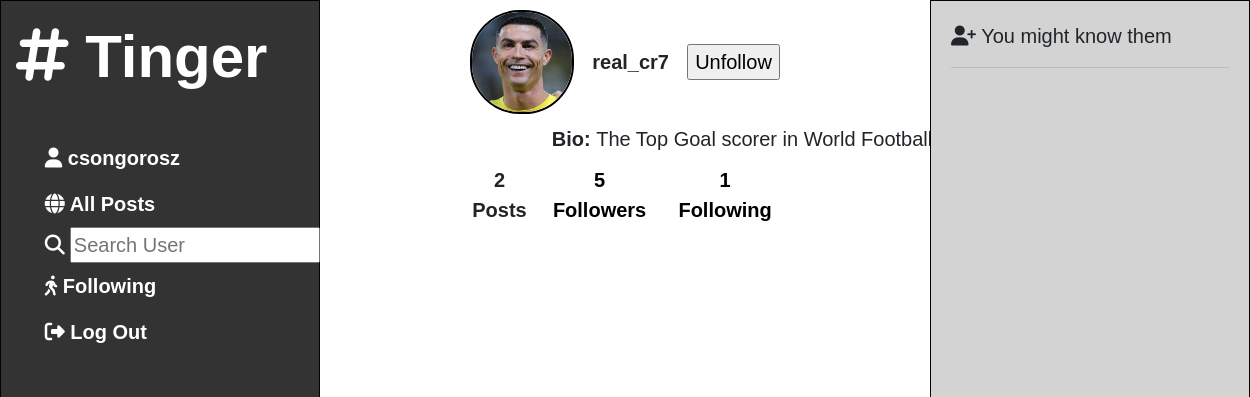
The page /profile/real_cr7 (signed in) on the database its author committed.
### network/models.py (models this page shows, shortened)
class User(AbstractUser):
    bio = models.TextField(null=True)
    birthdate = models.DateField(null=True, blank=True)
    location = models.TextField(blank=True)
    profileimg = models.ImageField(upload_to='profile_images', default='blank-profile-picture.png')
    following = models.ManyToManyField('self', through='Relationship', symmetrical=False, related_name='followers')

### network/views.py (the view)
# urls.py: path("profile/<str:username>", views.profile_view, name="profile"),
def profile_view(request, username):
    try:
        user = User.objects.get(username=username)
    except User.DoesNotExist:
        raise Http404("User does not exist")
    if request.user.is_authenticated:
        following_count = user.followers.count()
        followers_count = user.following.count()
        posts_count = Post.objects.filter(author=user).count()
        bio = user.bio
        form = ProfileForms(instance=request.user)
        profile_img = user.profileimg
        is_following = request.user.following.filter(username=username).exists()
        return render(request, "network/profile.html",
                      {'name':username,
                       'posts_count': posts_count,
                       'profile_img': profile_img,
                       'bio': bio,
                       'following_count': following_count,
                       'followers_count': followers_count,
                       'is_following': is_following,
                       'form': form
                       })
    else:
        return redirect('login')

### network/views.py
class ProfileForms(forms.ModelForm):
    profileimg = forms.ImageField(label="Profile Picture")
    class Meta:
        model = User
        fields = ('profileimg',)

### network/templates/network/profile.html (shortened to what this page needs)
{% extends "network/layout.html" %}
{% load static %}
{% block body %}
    <div class="profile-section">
        <div class="puopff">
            <div class="puo">
                <div class="profile-pic">
                    <img src="{{ profile_img.url }}" alt="Profile Picture" width="100" class="prof-pic">
                </div>
                <div class="username">
                    <strong>{{ name }}</strong>
                </div>
                <div class="option">
                    {% if user.is_authenticated %}
                        {% if user.username != name %}
                            <form method="POST" action="{% url 'follow_unfollow' name %}">
                                <input type="submit" value="{% if is_following %}Unfollow{% else %}Follow{% endif %}">
                            </form>
                        {% else %}
                            <button id="settings">
                                Edit Profile
                                <i class="fas fa-cog"></i>
                            </button>
                        {% endif %}
                    {% endif %}
                </div>
            </div>
            <div class="bio">
                <div><b>Bio: </b>
                {{ bio }}
                </div>
            </div>
            <div class="pff">
                <div id="nr-posts">
                    <b>
                    <div> {{ posts_count }}</div>
                    Posts
                    </b>
                </div>
                <button id="followers">
                    <b>
                    <div> {{ following_count }}</div>
                    Followers
                    </b>
                </button>
                <button id="followings">
                    <b>
                    <div>{{ followers_count }}</div>
                    Following
                    </b>
                </button>
            </div>
        </div>
    </div>
{% endblock %}

### network/templates/network/layout.html (shortened to what this page needs)
{% load static %}
<!DOCTYPE html>
<html lang="en">
    <head>
        <link rel="stylesheet" href="https://stackpath.bootstrapcdn.com/bootstrap/4.4.1/css/bootstrap.min.css">
        <link rel="stylesheet" href="{% static 'network/styles.css' %}">
        <link rel="stylesheet" href="https://cdnjs.cloudflare.com/ajax/libs/font-awesome/4.7.0/css/font-awesome.min.css">
    </head>
    <body>
        <div class="left-bar">
            <nav>
                <a class="navbar-brand" href="{% url 'index' %}">
                    <h1>
                        <b>
                            <strong>
                                <i class="fa-solid fa-hashtag"></i>
                                Tinger
                            </strong>
                        </b>
                    </h1>
                </a>
                <div>
                <ul class="navbar-nav mr-auto">
                    {% if user.is_authenticated %}
                        <li class="nav-item">
                            <a id="username-link" class="nav-link" href="/profile/{{user.username}}">
                                <strong>
                                    <i class="fa-solid fa-user"></i>
                                    {{ user.username }}
                                </strong></a>
                        </li>
                    {% endif %}
                    <li class="nav-item">
                        <a id="all-posts" class="nav-link" href="{% url 'all_posts' %}">
                            <i class="fa-solid fa-globe"></i>
                            All Posts
                        </a>
                    </li>
                    {% if user.is_authenticated %}
                    <li class="nav-item">
                        <form action="{% url 'search' %}" method="get" style="display: flex; align-items: center; ">
                            <i class="fa-solid fa-magnifying-glass" style="color: #ffffff;"></i>
                            <input class="search" type="text" name="q" placeholder="Search User" style="margin-left: 5px; flex: 1; width: 250px;">
                        </form>
                    </li>
                        <li class="nav-item">
                            <a class="nav-link" href="{% url 'following' %}">
                                <i class="fa-solid fa-person-walking"></i>
                                Following
                            </a>
                        </li>
                        <li class="nav-item">
                            <a class="nav-link" href="{% url 'logout' %}">
                                <i class="fa-solid fa-right-from-bracket"></i>
                                Log Out
                            </a>
                        </li>
                    {% endif %}
                </ul>
                </div>
            </nav>
        </div>
        <div class="body">
            {% block body %}
            {% endblock %}
        </div>
        <div class="right-bar">
            <i class="fa-solid fa-user-plus"></i>
            You might know them
            <hr>
        </div>
    </body>
</html>

### network/static/network/styles.css (style rules this page uses)
.puopff { text-align: center; width: 60%; }
#nr-posts { text-align: center; }
.like-button, .edit-button, #followers, #followings { background: none; border:none; }
.prof-pic { border-radius: 48%; width: 100px; height: 100px; object-fit: cover; }
.profile-pic { text-align:center; border-radius: 48%; border: 2px solid #010101; }
.left-bar { border: 1px solid #010101; min-width:40vh; }
body { font-family: Arial, sans-serif; background-color:#333; margin: 0; padding: 0; display:grid; grid-template-columns: auto 1fr auto; font-size: 2.5vh; }
.body { background-color: rgb(255, 255, 255); }
.right-bar { background-color: lightgray; padding: 20px; border: 1px solid #010101; min-width:40vh; }
nav { background-color: #333; padding: 15px; }
ul { list-style-type: none; margin: 10%; display: flex; align-items: start; }
a { text-decoration: none; color: white; font-weight: bold; }
.profile-section { display: flex; align-items: center; justify-content:center; }
.pff, .puo { display: flex; align-items: center; justify-content:space-evenly; padding: 10px; }
.bio { display: flex; align-items: center; justify-content:space-around; width: 75vh; }
body { min-height: 100vh; }
li { padding: 0; margin: 0; }
h1 { font-size: 3em; }

### rows shown on the page
User: username "csongorosz"
User: username "real_cr7", bio "The Top Goal scorer in World Football"

### other values the page prints
{{ posts_count }} "2"
{{ following_count }} "5"
{{ followers_count }} "1"
